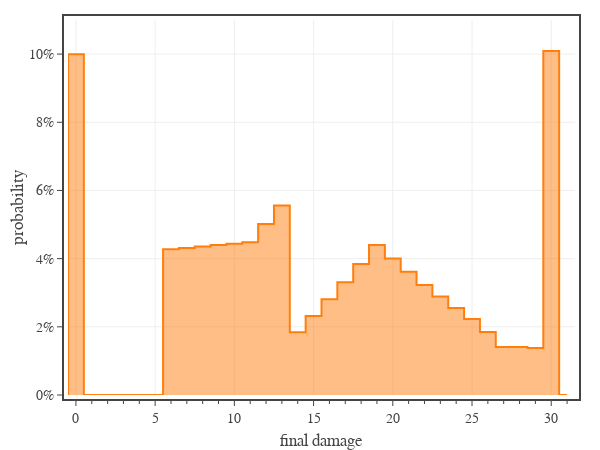

Here is the notebook cell this chart was saved with:
### Code cell
# Fig. 4: plots the final damage distribution for an example combat encounter
combatants = [
    cp.Combatant(
        group='combatant 1',
        name='combatant 1',
        opponent='combatant 2',
        level=5,
        hit_points = 30,
        damage = [2 @ cp.attack(5, 1 @ d(6) + 4, 2 @ d(6) + 4).damage(12)],
    ),
    cp.Combatant(
        group='combatant 2',
        name='combatant 2',
        opponent='combatant 1',
        level=5,
        hit_points = 30,
        damage = [1 @ cp.attack(5, 1 @ d(8) + 5, 2 @ d(8) + 5).damage(12)],
    )
]
e = cp.Encounter(combatants, initiative=['combatant 1','combatant 2'], rounds=8)

# create figure
x_min = -1
x_max = max([c.hit_points for c in combatants]) + 2
#x_max = 100
fig = go.Figure(
    layout=go.Layout(
        template=tfb.FIG_TEMPLATE,
        xaxis=dict(
            title_text='final damage',
            #range=[x_min+0.5,x_max-0.5],
            range=[-0.5,31.5],
            tick0=0, dtick=5,
            minor=dict(tick0=0, dtick=1.0),
        ),
        yaxis=dict(
            title_text='probability',
            range=[0,0.11],
            tickformat='.0%'
        ),
        legend=dict(
            xanchor='left', yanchor='top',
            x=0.00, y=1.00,
            orientation='v',
            tracegroupgap=0,
        )
    )
)
colors = iter(COLOR_LIST)
color = next(colors)
for group in ['combatant 2']:
    color = next(colors)
    #damage = e.group_damage(group, 6)
    damage = e.group_damage_distribution(group, clip=True)
    print(group, damage.mean(), damage.sd())
    d_mean = e.group_damage_mean(group, method='approx', clip=True)
    d_sigma = e.group_damage_sigma(group, method='approx', clip=True)
    print(group, d_mean, d_sigma)
    x = np.linspace(-1, damage.max_outcome()+1, damage.max_outcome() + 3)
    y = np.array([damage.probability(d) for d in x])
    fig.add_trace(go.Scatter(
        x=x, 
        y=y,
        name=f'{group}',
        line_shape='hvh',
        line_color=color,
        fill='tozeroy',
        hoveron='points',
        hovertemplate=
            f'<b>{group}</b><br>'+
            'damage %{x:.0f}<br>'+
            'probability %{y:.1%}<extra></extra>',
    ))

# show figure
fig.update_layout(width=600, height=450)
fig.show(config=tfb.FIG_CONFIG)

# save figures
if SAVEFIGS:
    fig.update_layout(autosize=True, width=None, height=None)
    tfb.save_fig_html(fig, format='large', name=f'./fig-final-damage-distribution-large')
    tfb.save_fig_html(fig, format='small', name=f'./fig-final-damage-distribution-small')

### Figure 1 — Plotly figure (JSON) as saved in the notebook; plotly's stock layout.template omitted (floating-point values rounded to 4 significant figures)
{"data": [{"fill": "tozeroy", "hoveron": "points", "hovertemplate": "<b>combatant 2</b><br>damage %{x:.0f}<br>probability %{y:.1%}<extra></extra>", "line": {"color": "#ff7f0e", "shape": "hvh"}, "name": "combatant 2", "type": "scatter", "x": [-1, 0, 1, 2, 3, 4, 5, 6, 7, 8, 9, 10, 11, 12, 13, 14, 15, 16, 17, 18, 19, 20, 21, 22, 23, 24, 25, 26, 27, 28, 29, 30, 31], "y": [0, 0.09998, 0, 0, 0, 0, 0, 0.04273, 0.04315, 0.04356, 0.04397, 0.04438, 0.04479, 0.05013, 0.05557, 0.01837, 0.02318, 0.02809, 0.03309, 0.03839, 0.044, 0.04006, 0.03616, 0.0323, 0.0289, 0.02555, 0.02227, 0.01846, 0.01409, 0.01409, 0.0138, 0.1009, 0]}], "layout": {"height": 450, "legend": {"orientation": "v", "tracegroupgap": 0, "x": 0, "xanchor": "left", "y": 1, "yanchor": "top"}, "width": 600, "xaxis": {"dtick": 5, "minor": {"dtick": 1, "tick0": 0}, "range": [-0.5, 31.5], "tick0": 0, "title": {"text": "final damage"}}, "yaxis": {"range": [0, 0.11], "tickformat": ".0%", "title": {"text": "probability"}}}}
